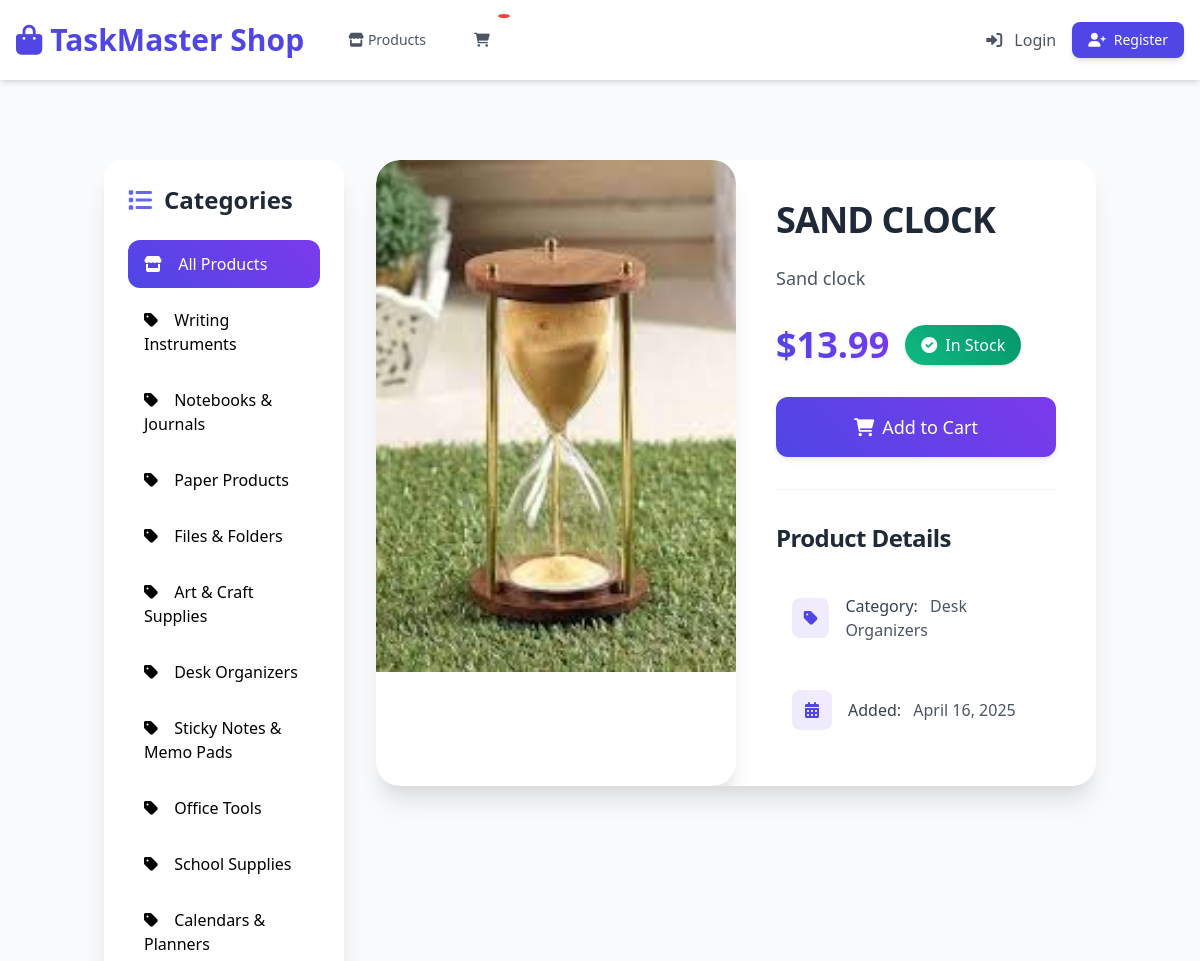
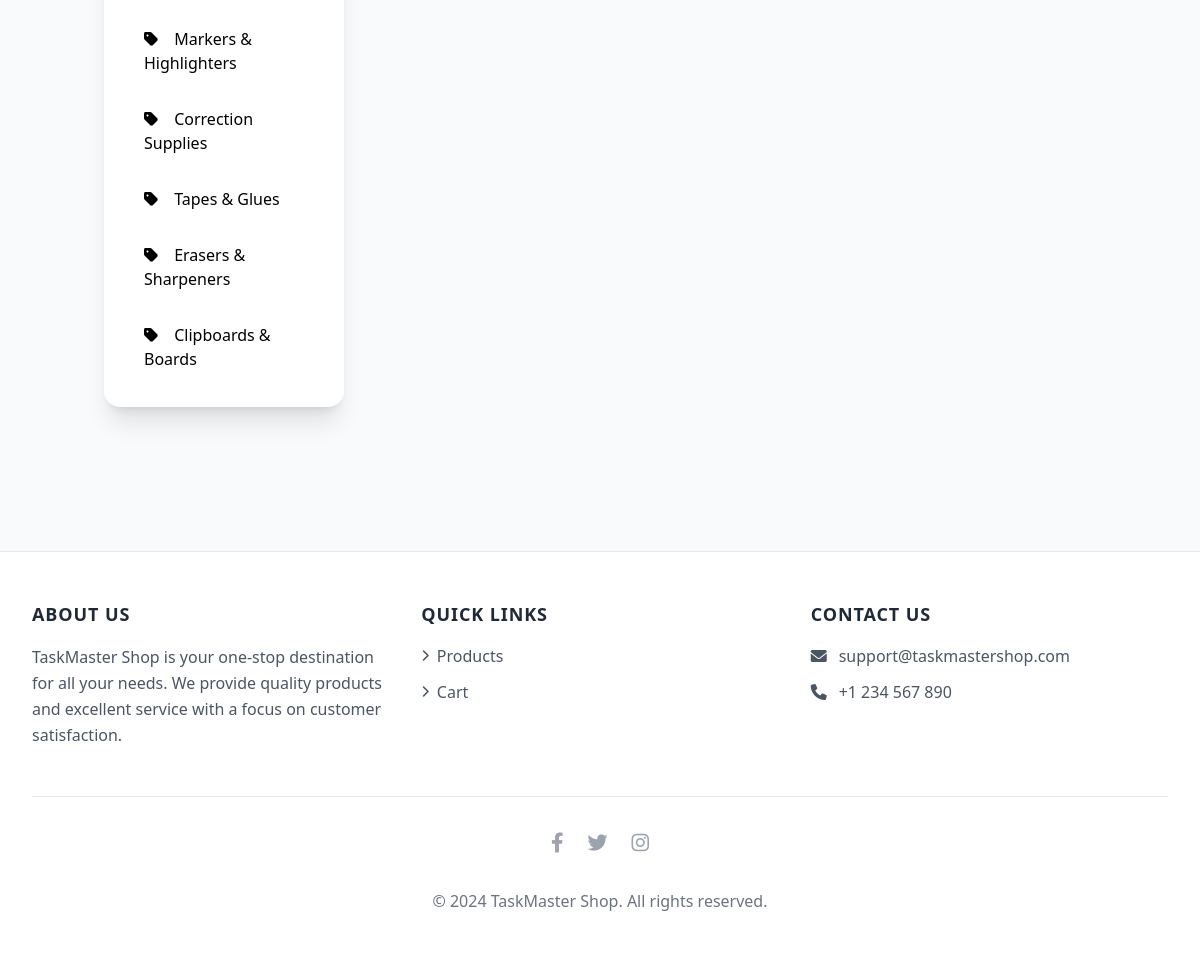
/shop/product/sand-clock/, run on the app's committed database (2 pictures, top to bottom).
### shop/models.py (models this page shows, shortened)
class Category(models.Model):
    name = models.CharField(max_length=100)
    slug = models.SlugField(unique=True)
    description = models.TextField(blank=True)
    is_active = models.BooleanField(default=True)
    created_at = models.DateTimeField(auto_now_add=True)
    updated_at = models.DateTimeField(auto_now=True)
    class Meta:
        verbose_name_plural = 'Categories'
    def get_absolute_url(self):
        return reverse('shop:product_list_by_category', args=[self.slug])

class Product(models.Model):
    name = models.CharField(max_length=100)
    slug = models.SlugField(unique=True)
    category = models.ForeignKey(Category, on_delete=models.CASCADE, related_name='products')
    description = models.TextField(blank=True)
    price = models.DecimalField(max_digits=10, decimal_places=2)
    image = models.ImageField(upload_to='products/', blank=True)
    stock = models.PositiveIntegerField(default=0)
    is_active = models.BooleanField(default=True)
    created_at = models.DateTimeField(auto_now_add=True)
    updated_at = models.DateTimeField(auto_now=True)
    class Meta:
        ordering = ['-created_at']

### shop/views.py (the view)
# urls.py: path('product/<slug:slug>/', views.ProductDetailView.as_view(), name='product_detail'),
class ProductDetailView(DetailView):
    model = Product
    template_name = 'shop/product_detail.html'
    context_object_name = 'product'
    def get_queryset(self):
        return Product.objects.filter(is_active=True)
    def get_context_data(self, **kwargs):
        context = super().get_context_data(**kwargs)
        context['categories'] = Category.objects.all()
        return context

### shop/templates/shop/product_detail.html (shortened to what this page needs)
{% extends "shop/shop_base.html" %}
{% load static %}
{% block shop_content %}
<div class="product-card overflow-hidden">
    <div class="md:flex">
        <div class="md:w-1/2 product-image-container">
            {% if product.image %}
            <img src="{{ product.image.url }}" alt="{{ product.name }}"
                 class="product-image w-full h-[32rem] object-cover">
            {% endif %}
        </div>
        <div class="p-10 md:w-1/2">
            <h1 class="text-4xl font-bold mb-6 text-gray-800 tracking-tight">{{ product.name }}</h1>
            <p class="text-gray-600 mb-8 text-lg leading-relaxed">{{ product.description }}</p>
            <div class="mb-8 flex items-center space-x-4">
                <span class="text-4xl font-bold price-tag">${{ product.price }}</span>
                {% if product.stock > 0 %}
                <span class="stock-badge in-stock">
                    <i class="fas fa-check-circle mr-2"></i>In Stock
                </span>
                {% else %}
                <span class="stock-badge out-of-stock">
                    <i class="fas fa-times-circle mr-2"></i>Out of Stock
                </span>
                {% endif %}
            </div>
            {% if product.stock > 0 %}
            <form method="post" action="{% url 'shop:add_to_cart' product.id %}" class="mb-8">
                <button type="submit"
                        class="add-to-cart-btn w-full text-white px-8 py-4 rounded-xl font-medium text-lg focus:outline-none focus:ring-2 focus:ring-indigo-500 focus:ring-offset-2">
                    <i class="fas fa-shopping-cart mr-2"></i>Add to Cart
                </button>
            </form>
            {% endif %}
            <div class="border-t border-gray-100 pt-8">
                <h2 class="text-2xl font-bold mb-6 text-gray-800 tracking-tight">Product Details</h2>
                <ul class="space-y-4 text-gray-600">
                    <li class="detail-item flex items-center space-x-4">
                        <div class="detail-icon">
                            <i class="fas fa-tag"></i>
                        </div>
                        <div>
                            <span class="font-medium text-gray-700">Category:</span>
                            <span class="ml-2">{{ product.category.name }}</span>
                        </div>
                    </li>
                    <li class="detail-item flex items-center space-x-4">
                        <div class="detail-icon">
                            <i class="fas fa-calendar-alt"></i>
                        </div>
                        <div>
                            <span class="font-medium text-gray-700">Added:</span>
                            <span class="ml-2">{{ product.created_at|date:"F j, Y" }}</span>
                        </div>
                    </li>
                </ul>
            </div>
        </div>
    </div>
</div>
{% endblock %}

### shop/templates/shop/shop_base.html (shortened to what this page needs)
{% extends "base.html" %}
{% load static %}
{% block content %}
<div class="container mx-auto px-4 py-12">
    <div class="flex flex-col md:flex-row space-y-8 md:space-y-0 md:space-x-8">
        <div class="w-full md:w-1/4">
            <div class="sidebar-card bg-white rounded-2xl shadow-xl p-6 sticky top-8">
                <h2 class="text-2xl font-bold mb-6 text-gray-800 flex items-center">
                    <i class="fas fa-list mr-3 text-indigo-500"></i>
                    Categories
                </h2>
                <ul class="space-y-2">
                    <li>
                        <a href="{% url 'shop:product_list' %}"
                           class="category-link block py-3 px-4 rounded-xl hover:bg-indigo-50 {% if not category %}active{% endif %}">
                            <i class="fas fa-store mr-3"></i>
                            All Products
                        </a>
                    </li>
                    {% for c in categories %}
                    <li>
                        <a href="{{ c.get_absolute_url }}"
                           class="category-link block py-3 px-4 rounded-xl hover:bg-indigo-50 {% if category.slug == c.slug %}active{% endif %}">
                            <i class="fas fa-tag mr-3"></i>
                            {{ c.name }}
                        </a>
                    </li>
                    {% endfor %}
                </ul>
            </div>
        </div>
        <div class="w-full md:w-3/4">
            {% block shop_content %}
            {% endblock %}
        </div>
    </div>
</div>
{% endblock %}

### shop/templates/shop/shop_base.html (style rules this page uses)
.category-link { transition: all 0.3s ease; }
.category-link.active { background: linear-gradient(45deg, #4f46e5, #7c3aed); color: white; }
.sidebar-card { transition: all 0.3s ease; }

### shop/templates/shop/product_detail.html (style rules this page uses)
.product-image-container { position: relative; overflow: hidden; border-radius: 1.5rem; box-shadow: 0 20px 25px -5px rgba(0, 0, 0, 0.1), 0 10px 10px -5px rgba(0, 0, 0, 0.04); }
.product-image { transition: all 0.5s cubic-bezier(0.4, 0, 0.2, 1); }
.price-tag { background: linear-gradient(45deg, #4f46e5, #7c3aed); -webkit-background-clip: text; -webkit-text-fill-color: transparent; text-shadow: 0 2px 4px rgba(79, 70, 229, 0.1); }
.add-to-cart-btn { background: linear-gradient(45deg, #4f46e5, #7c3aed); transition: all 0.3s cubic-bezier(0.4, 0, 0.2, 1); box-shadow: 0 4px 6px -1px rgba(79, 70, 229, 0.1), 0 2px 4px -1px rgba(79, 70, 229, 0.06); }
.stock-badge { display: inline-flex; align-items: center; padding: 0.5rem 1rem; border-radius: 9999px; font-weight: 500; box-shadow: 0 1px 3px 0 rgba(0, 0, 0, 0.1), 0 1px 2px 0 rgba(0, 0, 0, 0.06); }
.in-stock { background: linear-gradient(45deg, #10b981, #059669); color: white; }
.detail-item { transition: all 0.3s cubic-bezier(0.4, 0, 0.2, 1); padding: 1rem; border-radius: 0.75rem; }
.detail-icon { width: 2.5rem; height: 2.5rem; display: flex; align-items: center; justify-content: center; border-radius: 0.5rem; background: linear-gradient(45deg, rgba(79, 70, 229, 0.1), rgba(124, 58, 237, 0.1)); color: #4f46e5; }
.product-card { background: white; border-radius: 1.5rem; box-shadow: 0 20px 25px -5px rgba(0, 0, 0, 0.1), 0 10px 10px -5px rgba(0, 0, 0, 0.04); transition: all 0.3s cubic-bezier(0.4, 0, 0.2, 1); }

### data on the page
Category: name "Writing Instruments"
Category: name "Notebooks & Journals"
Category: name "Paper Products"
Category: name "Files & Folders"
Category: name "Art & Craft Supplies"
Category: name "Desk Organizers"
Category: name "Sticky Notes & Memo Pads"
Category: name "Office Tools"
Category: name "School Supplies"
Category: name "Calendars & Planners"
Category: name "Markers & Highlighters"
Category: name "Correction Supplies"
Category: name "Tapes & Glues"
Category: name "Erasers & Sharpeners"
Category: name "Clipboards & Boards"
Product: image (picture), name "SAND CLOCK", description "Sand clock", price "13.99", category.name "Desk Organizers", created_at "April 16, 2025"
